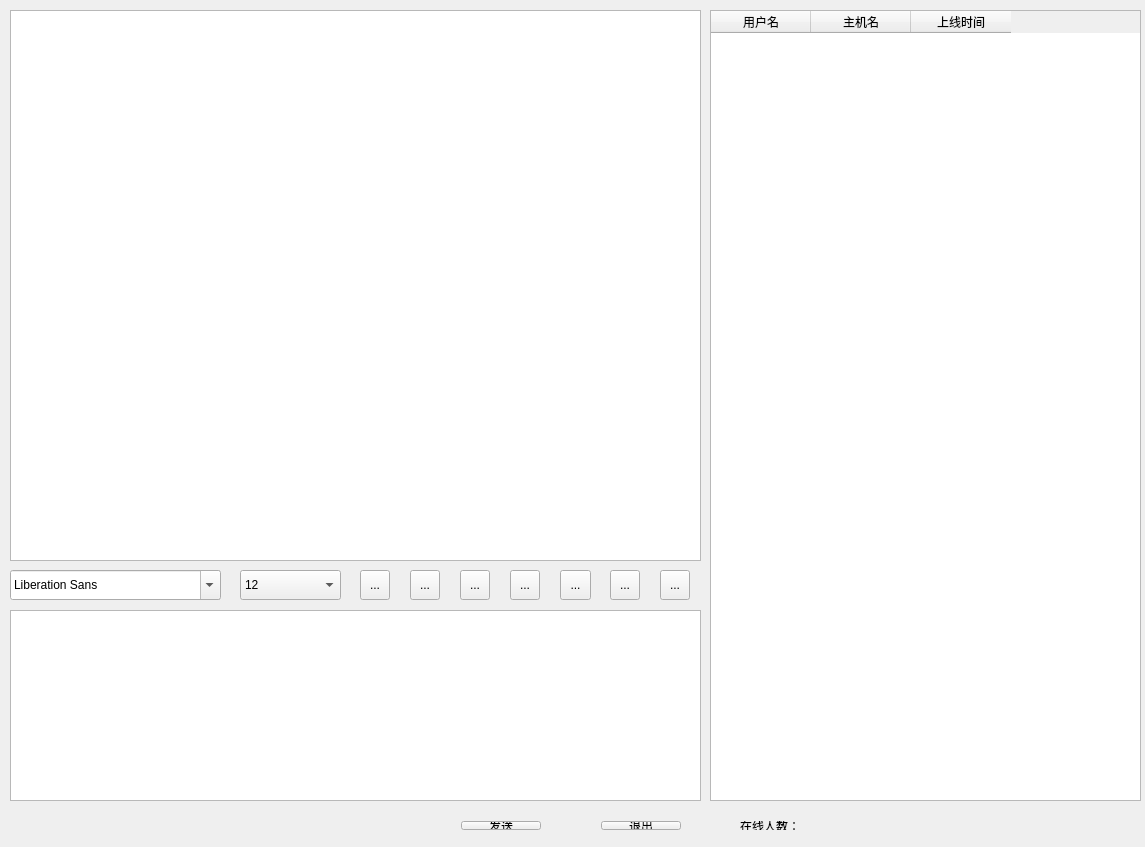
<?xml version="1.0" encoding="UTF-8"?>
<ui version="4.0">
 <class>Widget</class>
 <widget class="QWidget" name="Widget">
  <property name="geometry">
   <rect>
    <x>0</x>
    <y>0</y>
    <width>1145</width>
    <height>847</height>
   </rect>
  </property>
  <property name="minimumSize">
   <size>
    <width>1145</width>
    <height>847</height>
   </size>
  </property>
  <property name="maximumSize">
   <size>
    <width>1145</width>
    <height>847</height>
   </size>
  </property>
  <property name="windowTitle">
   <string>Qicp2.0</string>
  </property>
  <widget class="QTextBrowser" name="messageBrowser">
   <property name="geometry">
    <rect>
     <x>10</x>
     <y>10</y>
     <width>691</width>
     <height>551</height>
    </rect>
   </property>
  </widget>
  <widget class="QFontComboBox" name="fontComboBox">
   <property name="geometry">
    <rect>
     <x>10</x>
     <y>570</y>
     <width>211</width>
     <height>30</height>
    </rect>
   </property>
  </widget>
  <widget class="QComboBox" name="sizeComboBox">
   <property name="geometry">
    <rect>
     <x>240</x>
     <y>570</y>
     <width>101</width>
     <height>30</height>
    </rect>
   </property>
   <property name="currentIndex">
    <number>3</number>
   </property>
   <item>
    <property name="text">
     <string>9</string>
    </property>
   </item>
   <item>
    <property name="text">
     <string>10</string>
    </property>
   </item>
   <item>
    <property name="text">
     <string>11</string>
    </property>
   </item>
   <item>
    <property name="text">
     <string>12</string>
    </property>
   </item>
   <item>
    <property name="text">
     <string>13</string>
    </property>
   </item>
   <item>
    <property name="text">
     <string>14</string>
    </property>
   </item>
   <item>
    <property name="text">
     <string>15</string>
    </property>
   </item>
   <item>
    <property name="text">
     <string>16</string>
    </property>
   </item>
   <item>
    <property name="text">
     <string>17</string>
    </property>
   </item>
   <item>
    <property name="text">
     <string>18</string>
    </property>
   </item>
   <item>
    <property name="text">
     <string>19</string>
    </property>
   </item>
   <item>
    <property name="text">
     <string>20</string>
    </property>
   </item>
   <item>
    <property name="text">
     <string>21</string>
    </property>
   </item>
   <item>
    <property name="text">
     <string>22</string>
    </property>
   </item>
  </widget>
  <widget class="QToolButton" name="boldToolBtn">
   <property name="geometry">
    <rect>
     <x>360</x>
     <y>570</y>
     <width>30</width>
     <height>30</height>
    </rect>
   </property>
   <property name="toolTip">
    <string notr="true" extracomment="加粗"/>
   </property>
   <property name="styleSheet">
    <string notr="true">#frame{border:1px solid rgb(255, 255, 255)}</string>
   </property>
   <property name="text">
    <string>...</string>
   </property>
   <property name="icon">
    <iconset resource="test.qrc">
     <normaloff>:/new/prefix1/chaticon/bold.png</normaloff>:/new/prefix1/chaticon/bold.png</iconset>
   </property>
   <property name="iconSize">
    <size>
     <width>22</width>
     <height>22</height>
    </size>
   </property>
   <property name="checkable">
    <bool>true</bool>
   </property>
  </widget>
  <widget class="QToolButton" name="italicToolBtn">
   <property name="geometry">
    <rect>
     <x>410</x>
     <y>570</y>
     <width>30</width>
     <height>30</height>
    </rect>
   </property>
   <property name="toolTip">
    <string extracomment="倾斜"/>
   </property>
   <property name="text">
    <string>...</string>
   </property>
   <property name="icon">
    <iconset resource="test.qrc">
     <normaloff>:/new/prefix1/chaticon/italic.png</normaloff>:/new/prefix1/chaticon/italic.png</iconset>
   </property>
   <property name="iconSize">
    <size>
     <width>22</width>
     <height>22</height>
    </size>
   </property>
   <property name="checkable">
    <bool>true</bool>
   </property>
  </widget>
  <widget class="QToolButton" name="underlineToolBtn">
   <property name="geometry">
    <rect>
     <x>460</x>
     <y>570</y>
     <width>30</width>
     <height>30</height>
    </rect>
   </property>
   <property name="toolTip">
    <string extracomment="下划线"/>
   </property>
   <property name="text">
    <string>...</string>
   </property>
   <property name="icon">
    <iconset resource="test.qrc">
     <normaloff>:/new/prefix1/chaticon/underline.png</normaloff>:/new/prefix1/chaticon/underline.png</iconset>
   </property>
   <property name="iconSize">
    <size>
     <width>22</width>
     <height>22</height>
    </size>
   </property>
   <property name="checkable">
    <bool>true</bool>
   </property>
  </widget>
  <widget class="QToolButton" name="colorToolBtn">
   <property name="geometry">
    <rect>
     <x>510</x>
     <y>570</y>
     <width>30</width>
     <height>30</height>
    </rect>
   </property>
   <property name="toolTip">
    <string extracomment="更改字体颜色"/>
   </property>
   <property name="text">
    <string>...</string>
   </property>
   <property name="icon">
    <iconset resource="test.qrc">
     <normaloff>:/new/prefix1/chaticon/text_color.png</normaloff>:/new/prefix1/chaticon/text_color.png</iconset>
   </property>
   <property name="iconSize">
    <size>
     <width>22</width>
     <height>22</height>
    </size>
   </property>
  </widget>
  <widget class="QToolButton" name="sendToolBtn">
   <property name="geometry">
    <rect>
     <x>560</x>
     <y>570</y>
     <width>31</width>
     <height>30</height>
    </rect>
   </property>
   <property name="toolTip">
    <string extracomment="传输文件"/>
   </property>
   <property name="text">
    <string>...</string>
   </property>
   <property name="icon">
    <iconset resource="test.qrc">
     <normaloff>:/new/prefix1/chaticon/send.png</normaloff>:/new/prefix1/chaticon/send.png</iconset>
   </property>
   <property name="iconSize">
    <size>
     <width>22</width>
     <height>22</height>
    </size>
   </property>
  </widget>
  <widget class="QToolButton" name="saveToolBtn">
   <property name="geometry">
    <rect>
     <x>610</x>
     <y>570</y>
     <width>30</width>
     <height>30</height>
    </rect>
   </property>
   <property name="toolTip">
    <string extracomment="保存聊天记录"/>
   </property>
   <property name="text">
    <string>...</string>
   </property>
   <property name="icon">
    <iconset resource="test.qrc">
     <normaloff>:/new/prefix1/chaticon/save.png</normaloff>:/new/prefix1/chaticon/save.png</iconset>
   </property>
   <property name="iconSize">
    <size>
     <width>22</width>
     <height>22</height>
    </size>
   </property>
  </widget>
  <widget class="QToolButton" name="clearToolBtn">
   <property name="geometry">
    <rect>
     <x>660</x>
     <y>570</y>
     <width>30</width>
     <height>30</height>
    </rect>
   </property>
   <property name="toolTip">
    <string extracomment="清空聊天记录"/>
   </property>
   <property name="text">
    <string>...</string>
   </property>
   <property name="icon">
    <iconset resource="test.qrc">
     <normaloff>:/new/prefix1/chaticon/clear.png</normaloff>:/new/prefix1/chaticon/clear.png</iconset>
   </property>
   <property name="iconSize">
    <size>
     <width>22</width>
     <height>22</height>
    </size>
   </property>
  </widget>
  <widget class="QTextEdit" name="messageTextEdit">
   <property name="geometry">
    <rect>
     <x>10</x>
     <y>610</y>
     <width>691</width>
     <height>191</height>
    </rect>
   </property>
  </widget>
  <widget class="QTableWidget" name="userTableWidget">
   <property name="geometry">
    <rect>
     <x>710</x>
     <y>10</y>
     <width>431</width>
     <height>791</height>
    </rect>
   </property>
   <column>
    <property name="text">
     <string>用户名</string>
    </property>
   </column>
   <column>
    <property name="text">
     <string>主机名</string>
    </property>
   </column>
   <column>
    <property name="text">
     <string>上线时间</string>
    </property>
   </column>
  </widget>
  <widget class="QWidget" name="layoutWidget">
   <property name="geometry">
    <rect>
     <x>450</x>
     <y>810</y>
     <width>361</width>
     <height>31</height>
    </rect>
   </property>
   <layout class="QHBoxLayout" name="horizontalLayout">
    <item>
     <widget class="QPushButton" name="sendButton">
      <property name="text">
       <string>发送</string>
      </property>
     </widget>
    </item>
    <item>
     <spacer name="horizontalSpacer">
      <property name="orientation">
       <enum>Qt::Horizontal</enum>
      </property>
      <property name="sizeHint" stdset="0">
       <size>
        <width>40</width>
        <height>20</height>
       </size>
      </property>
     </spacer>
    </item>
    <item>
     <widget class="QPushButton" name="exitButton">
      <property name="text">
       <string>退出</string>
      </property>
     </widget>
    </item>
    <item>
     <spacer name="horizontalSpacer_3">
      <property name="orientation">
       <enum>Qt::Horizontal</enum>
      </property>
      <property name="sizeHint" stdset="0">
       <size>
        <width>40</width>
        <height>20</height>
       </size>
      </property>
     </spacer>
    </item>
    <item>
     <widget class="QLabel" name="userNumLabel">
      <property name="text">
       <string>在线人数：</string>
      </property>
     </widget>
    </item>
   </layout>
  </widget>
 </widget>
 <layoutdefault spacing="6" margin="11"/>
 <resources>
  <include location="test.qrc"/>
 </resources>
 <connections/>
</ui>
